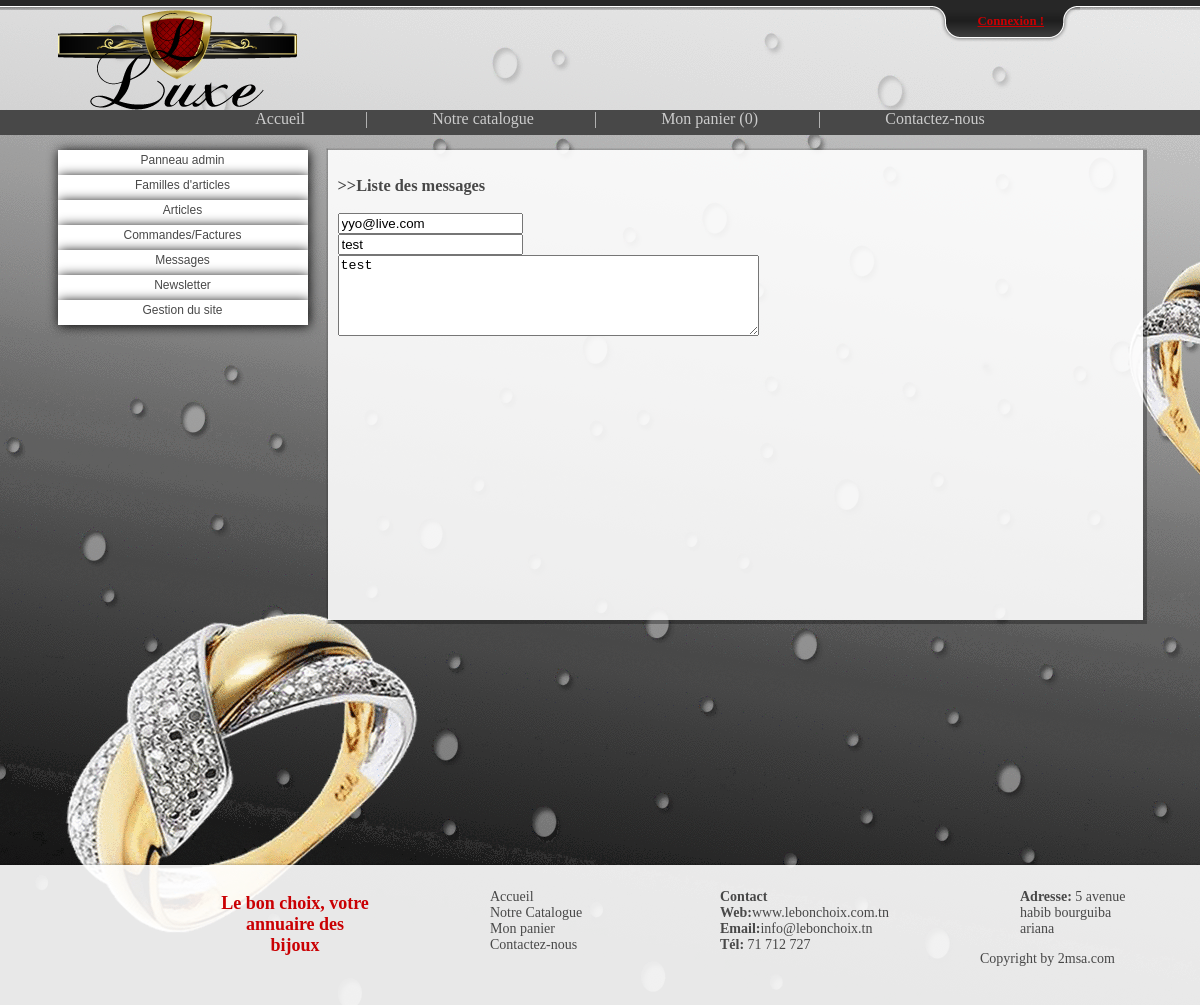
The page /root/g_contactez-nous/affich.php on the database as committed earlier.
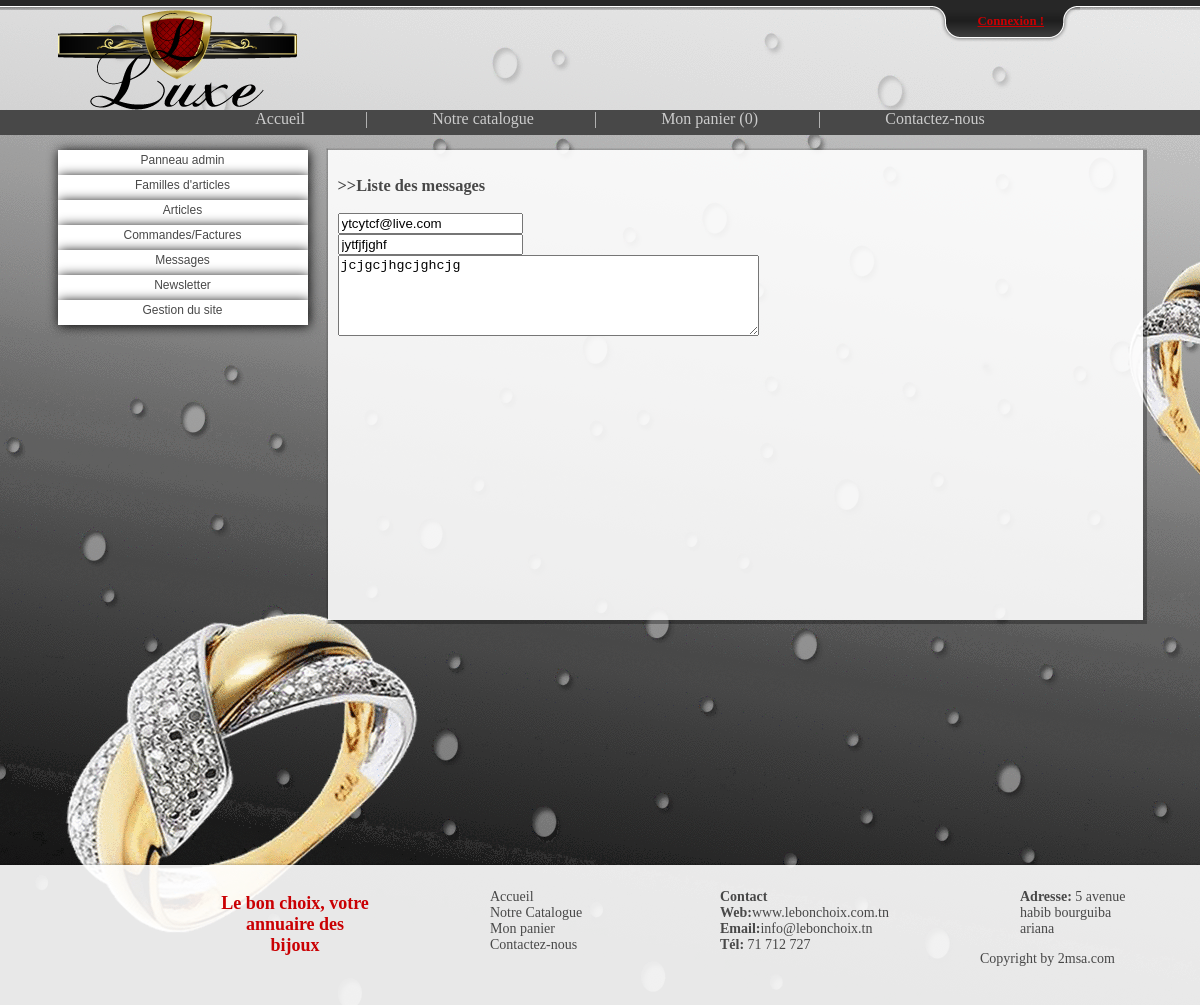
The same page on the database as committed later.
### tables this page shows
CREATE TABLE IF NOT EXISTS `contacteznous` (
  `id_cn` int(11) NOT NULL AUTO_INCREMENT,
  `email_cn` varchar(30) NOT NULL,
  `sujet_cn` varchar(150) NOT NULL,
  `message_cn` varchar(5000) NOT NULL,
  `date_cn` varchar(20) NOT NULL,
  `lu_cn` tinyint(1) NOT NULL,
  `repondu_cn` tinyint(1) NOT NULL,
  PRIMARY KEY (`id_cn`)
);

### root/g_contactez-nous/affich.php (the view, shortened to what this page needs)
<!DOCTYPE html PUBLIC "-//W3C//DTD XHTML 1.0 Transitional//EN" "http://www.w3.org/TR/xhtml1/DTD/xhtml1-transitional.dtd">
<html xmlns="http://www.w3.org/1999/xhtml">
<head>
<link href="../../style/style.css" rel="stylesheet" type="text/css" />
</head>
<body>
<?php include('../../function/top_bar.php'); ?>
    <div id="head">
        <div id="head_container">
            <div id="head_logo">
                <img src="../../style/img/logo.png" alt="Le Bon Choix !"/>
            </div>
        </div>
    </div>
    <?php include('../../function/nav.php');?>
    <div id="contenant">
        <div id="side_bar">
        <?php include('../menuadmin.php'); ?>
        </div>
        <div id="container">
            <div id="container_under_admin" class="g_box">
                <h3>>>Liste des messages</h3>
                <table width="700px">
                <?php
				$sql = mysql_query("SELECT * FROM contacteznous;", $connection);
				if($sql)
				{
					while($r = mysql_fetch_object($sql))
					{
						echo'
							<input type="tex" readonly="readonly" value="'.$r->email_cn.'" /><br>
							<input type="tex" readonly="readonly" value="'.$r->sujet_cn.'" /><br>
							<textarea rows="5" cols="50">'.$r->message_cn.'</textarea><br><br><br>
							';
					}
				}
				?>
				</table>
			</div>
        </div>
    </div>
    <div id="footer">
        <?php include('../../function/footer.php');?>
    </div>
</body>
</html>

Rows that differ between the two databases and show on the page:
removed contacteznous: email_cn "yyo@live.com", sujet_cn "test", message_cn "test"
added contacteznous: email_cn "ytcytcf@live.com", sujet_cn "jytfjfjghf", message_cn "jcjgcjhgcjghcjg"
